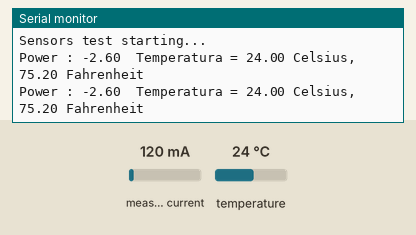
The sketch below on a simulated Arduino Uno, built with avr-gcc and run on an emulated ATmega328P. On the bench: the last lines printed to the serial monitor. Inputs (shaded band) come from the test bench; at power-on: measured current 120 mA, temperature 24 °C.

Above: at 2.9 s.
3.0 s: measured current set to 40 mA
At 4.4 s:
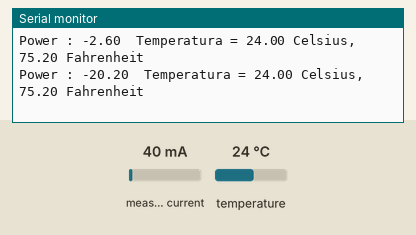
4.7 s: temperature set to 12 °C
At 5.2 s:
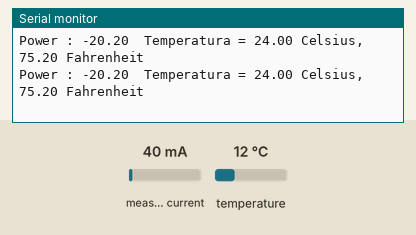
6.4 s: measured current set to 500 mA
At 7.9 s:
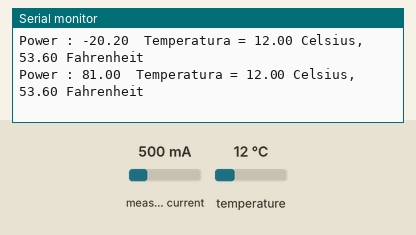
8.1 s: temperature set to 19 °C
At 9.0 s:
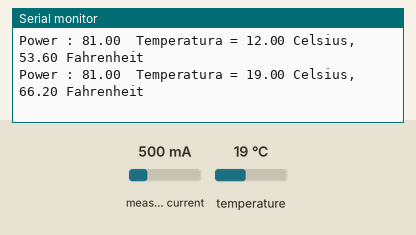
Timing chart, 0 to 10.8 s (numbered marks = the images above; inputs shaded):
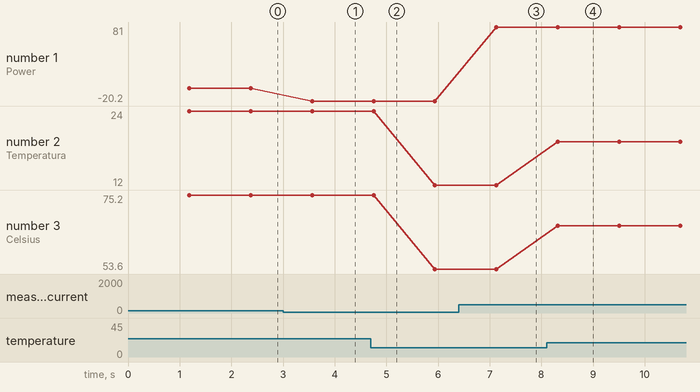

Measured:
- after the input at 3.0 s, the serial monitor: prints a new line after 0.56 s (image 1)
- after the input at 6.4 s, the serial monitor: prints a new line after 0.73 s (image 3)
- after the input at 8.1 s, the serial monitor: prints a new line after 0.22 s (image 4)
- plotted number 1: -2.6 → -20.2 after the input at 3.0 s, -20.2 → 81 after the input at 6.4 s
- plotted number 2: 24 → 12 after the input at 4.7 s, 12 → 19 after the input at 8.1 s
- plotted number 3: 75.2 → 53.6 after the input at 4.7 s, 53.6 → 66.2 after the input at 8.1 s

The sketch:

Pinza_temperatura.ino
```cpp
/*
  Arduino & OpenEnergyMonitor
  Test & Calibration sketch
  author Mirco Piccin aka pitusso
*/

// Include Emon Library
#include "EmonLib.h"
#include <OneWire.h>
//Calibrations
const int volt = 220;
// nuova_calibrazione = (lettura_corretta / lettura_arduino) * attuale_calibrazione
//const float ct_calibration = 29;
const float ct_calibration = 48.5;
int  zero =29;
OneWire  ds(9);  // on pin 9 (a 4.7K resistor is necessary)
byte addr[8] = {0x28,0xF5,0xA8,0xC0,0x03,0x00,0x00,0x57};

//Sensor pins
const int currentSensorPin = A2;

float Irms = 0;

// Create an Emon instance
EnergyMonitor emon1;

void setup() {
  // start serial port:
  Serial.begin(9600);
  Serial.println("Sensors test starting...");
  pinMode(currentSensorPin, INPUT);

  //initialize Emon instance
  emon1.current(currentSensorPin, ct_calibration);
}

void loop()
{
  byte i;
  byte data[12];
  float celsius, fahrenheit;

  ds.reset();
  ds.select(addr);
  ds.write(0x44, 1);        // start conversion, with parasite power on at the end

  delay(1000);     // maybe 750ms is enough, maybe not
  // we might do a ds.depower() here, but the reset will take care of it.
  ds.reset();
  ds.select(addr);
  ds.write(0xBE);         // Read Scratchpad

  for ( i = 0; i < 9; i++)
    data[i] = ds.read();

  // Convert the data to actual temperature
  // because the result is a 16 bit signed integer, it should
  // be stored to an "int16_t" type, which is always 16 bits
  // even when compiled on a 32 bit processor.
  int16_t raw = (data[1] << 8) | data[0];

  byte cfg = (data[4] & 0x60);
  // at lower res, the low bits are undefined, so let's zero them
  if (cfg == 0x00) raw = raw & ~7;  // 9 bit resolution, 93.75 ms
  else if (cfg == 0x20) raw = raw & ~3; // 10 bit res, 187.5 ms
  else if (cfg == 0x40) raw = raw & ~1; // 11 bit res, 375 ms
  //// default is 12 bit resolution, 750 ms conversion time

  celsius = (float)raw / 16.0;
  fahrenheit = celsius * 1.8 + 32.0;
  //read sensors
  Irms = emon1.calcIrms(1480);

  Serial.print("Power : ");
  Serial.print(Irms*volt -zero);
  Serial.print("  Temperatura = ");
  Serial.print(celsius);
  Serial.print(" Celsius, ");
  Serial.print(fahrenheit);
  Serial.println(" Fahrenheit");
}
```
